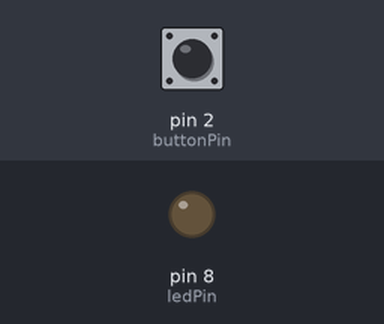
Simulated run of this sketch. Board: Arduino Mega 2560, built with avr-gcc and run on an emulated ATmega2560. Parts: output pins drawn as LEDs (lit = HIGH). Inputs (shaded band) come from the test bench; at power-on: pin 2 (buttonPin) HIGH.

Above: at 1.2 s.
1.3 s: pin 2 (buttonPin) pulled LOW for 0.15 s
At 1.42 s:
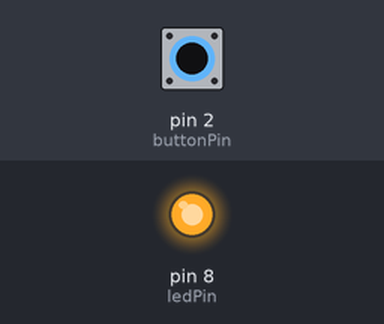
2.9 s: pin 2 (buttonPin) pulled LOW for 3.2 s
At 7.3 s:
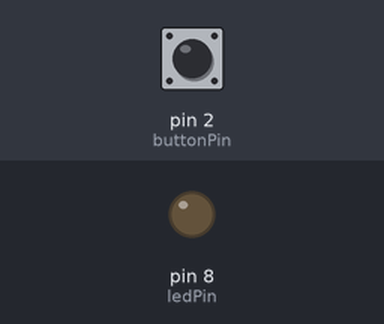
Timing chart, 0 to 8.8 s (numbered marks = the images above; inputs shaded):
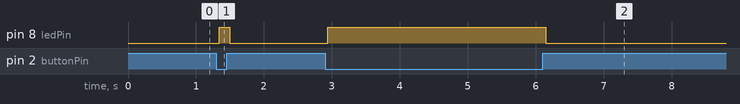

The sketch:

nano-every-a12.ino
```cpp
#include <Arduino.h>

#if !defined(__AVR_ATmega4809__) || !defined(ARDUINO_AVR_NANO_EVERY) || F_CPU != 16000000UL || defined(AVR_NANO_4809_328MODE)
#error "A12 requires Nano Every ATmega4809 at 16 MHz without legacy register emulation"
#endif

constexpr uint8_t buttonPin = 2;
constexpr uint8_t ledPin = 8;
constexpr uint32_t sampleMs = 10;
constexpr uint32_t debounceMs = 40;

static uint32_t lastSampleMs;
static uint32_t changedMs;
static bool stable;
static bool candidate;

void setup() {
    pinMode(buttonPin, INPUT);
    digitalWrite(ledPin, LOW);
    pinMode(ledPin, OUTPUT);
    Serial1.begin(9600);
    Serial1.println(F("A12_READY=atmega4809"));
    lastSampleMs = millis();
    changedMs = lastSampleMs;
    candidate = digitalRead(buttonPin) == LOW;
}

void loop() {
    const uint32_t now = millis();
    if (now - lastSampleMs < sampleMs) return;
    lastSampleMs = now;
    const bool pressed = digitalRead(buttonPin) == LOW;
    if (pressed != candidate) {
        candidate = pressed;
        changedMs = now;
    }
    if (candidate != stable && now - changedMs >= debounceMs) {
        stable = candidate;
        digitalWrite(ledPin, stable ? HIGH : LOW);
        Serial1.println(stable ? F("A12_LED=1") : F("A12_LED=0"));
    }
}
```

Measured:
- after the input at 1.3 s, pin 8 (ledPin): LOW → HIGH after 0.05 s, → LOW 0.15 s later
- after the input at 2.9 s, pin 8 (ledPin): LOW → HIGH at once, → LOW 3.2 s later
